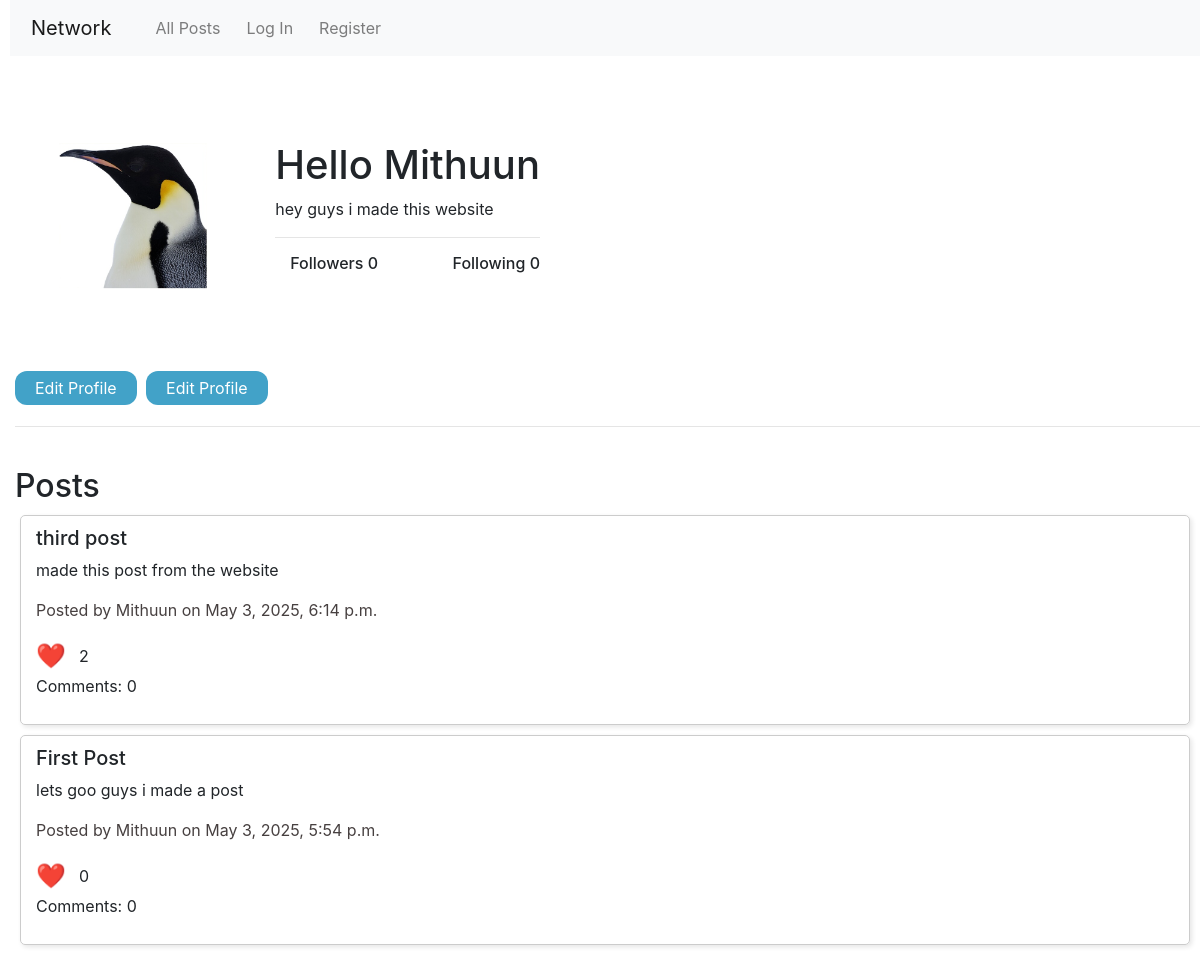
The app's page /profile/Mithuun, older data.
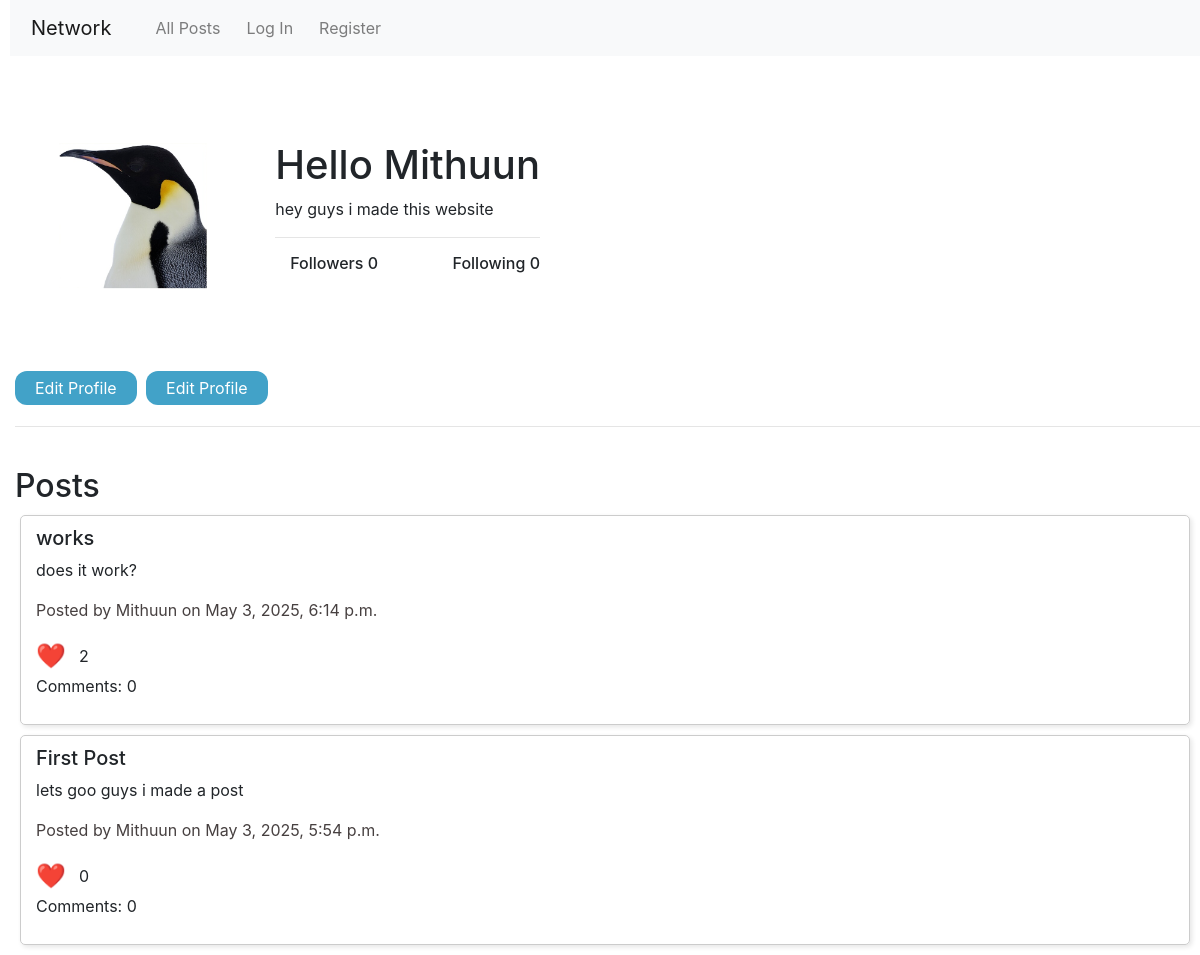
The same page, newer data.
### network/models.py (models this page shows, shortened)
class Post(models.Model):
    user = models.ForeignKey(User, on_delete=models.CASCADE, related_name="posts")
    title = models.CharField(max_length=30, default="Untitled")
    content = models.TextField(max_length=280)
    timestamp = models.DateTimeField(auto_now_add=True)
    likes = models.ManyToManyField(User, related_name="liked_posts", blank=True)

class User(AbstractUser):
    bio = models.TextField(max_length=30, blank=True, null=True)
    profile_picture = models.ImageField(upload_to='profile_pictures/', default='profile_pictures/penguin.png', blank=True)

### network/views.py (the view)
# urls.py: path("profile/<str:username>", views.profile, name="profile"),
def profile(request, username):
    try:
        profile_user = User.objects.get(username=username)
    except User.DoesNotExist:
        return HttpResponse("User not found", status=404)
    followerCount = Follow.objects.filter(following=profile_user).count()
    followingCount = Follow.objects.filter(follower=profile_user).count()
    return render(request, "network/profile.html", {
        "userName": profile_user.username,
        "bio": profile_user.bio,
        "posts": Post.objects.filter(user=profile_user).order_by("-timestamp"),
        "pfp": profile_user.profile_picture,
        "followerCount": followerCount,
        "followingCount": followingCount
    })

### network/templates/network/profile.html (shortened to what this page needs)
{% extends "network/layout.html" %}
{% load static %}
{% block body %}
    <div style="display: flex; align-items: center; gap: 20px;">
        <div>
            {% if pfp %}
                <img src="{{ pfp.url }}" alt="Profile Picture" style="width: 300; height: 300px;">
            {% else %}
                <p>No profile picture available.</p>
            {% endif %}
        </div>
        <div>
            <h1>Hello {{ userName|capfirst }}</h1>
            <p>{{bio}}</p>
            <hr>
            <div style="display: flex; justify-content: space-between; gap: 20px;">
                <div>
                    <h6><a>Followers {{ followerCount }}</a></h6>
                </div>
                <div>
                    <h6><a>Following {{ followingCount }}</a></h6>
                </div>
            </div>
        </div>
    </div>
    {% if user.is_authenticated %}
        <a href="{% url 'editProfile' userName %}">
            <button>Edit Profile</button>
        </a>
    {% else %}
        <a href="">
            <button>Edit Profile</button>
        </a>
        <a href="">
            <button>Edit Profile</button>
        </a>
    {% endif %}
    <hr>
    <br>
    <h2>Posts</h2>
    {% for post in posts %}
        <div class="post">
            <h5 id="postTitle-{{ post.id }}">{{ post.title }}</h5>
            <p id="postContent-{{ post.id }}">{{ post.content }}</p>
            <p id="postInfo-{{ post.id }}" style="color: rgb(71, 64, 64);">Posted by {{ post.user.username }} on {{ post.timestamp }}</p>
            <p style="display: flex; align-items: center; margin: 0;">
                <button class="likeButton" data-id="{{ post.id }}" id="likeButton-{{ post.id }}">
                    <span style="font-size: 24px; margin-right: 8px; vertical-align: middle;">❤️</span>
                </button>
                <span style="line-height: 30px;" id="likeCount-{{ post.id }}">{{ post.likes.count }}</span>
            </p>
            <p id="comments-{{ post.id }}">Comments: {{ post.comments.count }}</p>
        </div>
    {% endfor %}
{% endblock %}

Row changes from the older to the newer data that the page shows:
changed Post: title "third post" → "works"; content "made this post from the website" → "does it work?"
